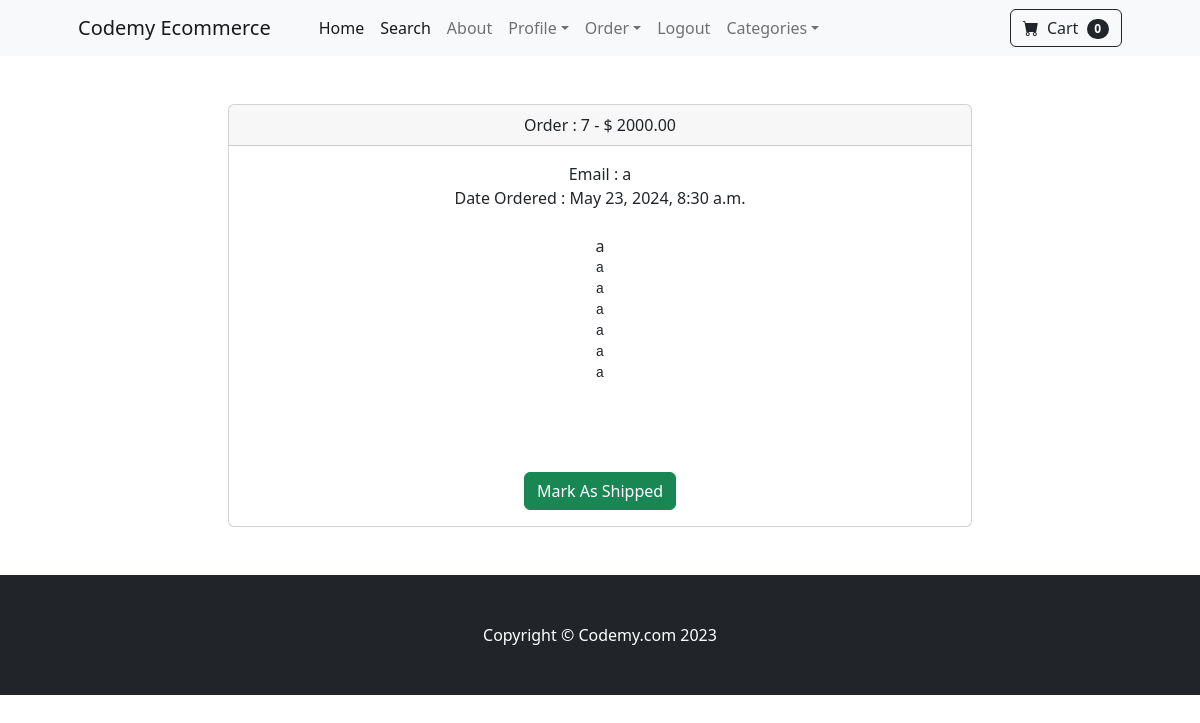
The page /payment/orders/7 (signed in) on the database as committed earlier.
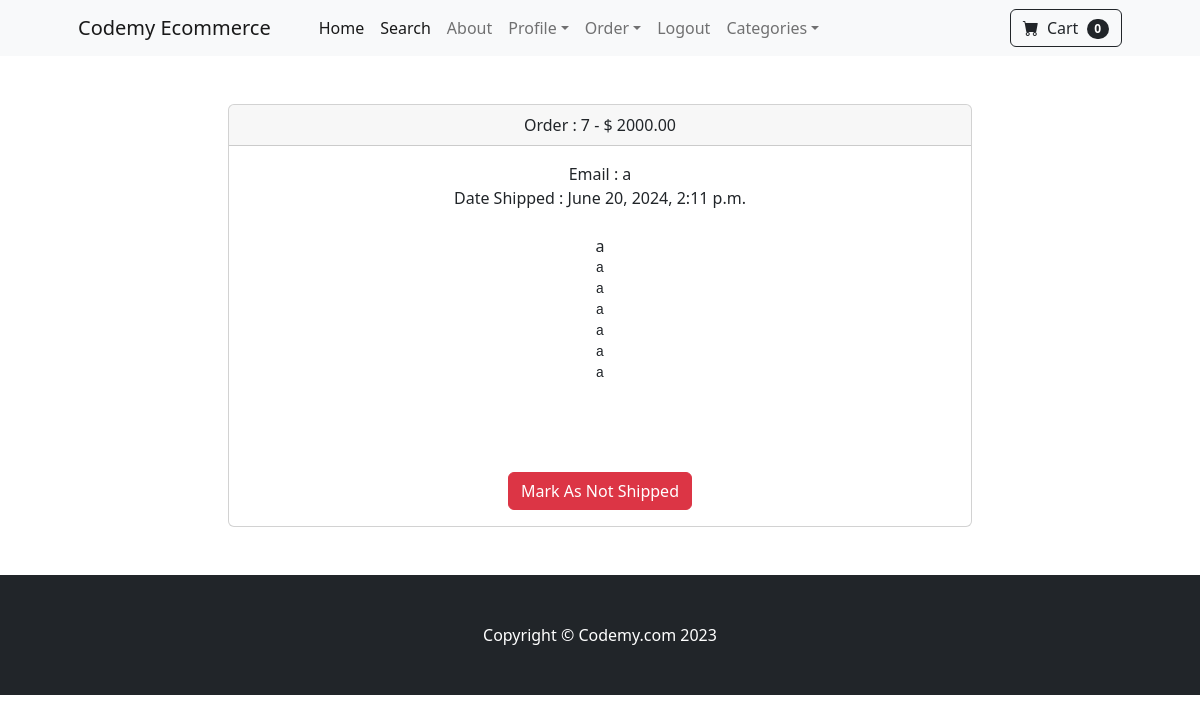
The same page on the database as committed later.
### payment/models.py (models this page shows, shortened)
class Order(models.Model):
    user = models.ForeignKey(User,on_delete=models.CASCADE,blank=True,null=True)
    full_name = models.CharField(max_length=250)
    email = models.EmailField(max_length=250)
    shipping_address = models.TextField(max_length=15000)
    amount_paid = models.DecimalField(max_digits=8,decimal_places=2)
    date_ordered = models.DateTimeField(auto_now_add=True)
    shipped = models.BooleanField(default=False)
    date_shipped = models.DateTimeField(blank=True,null=True)

### payment/views.py (the view, shortened to what this page needs)
# urls.py: path('orders/<int:pk>', views.orders, name="orders"),
def orders(request, pk):
    if request.user.is_authenticated and request.user.is_superuser:
        order = Order.objects.get(id=pk)
        items = OrderItem.objects.filter(order=pk)
        return render(request, 'payment/orders.html',{"order":order,"items":items})
    else:
        messages.success(request, "Order Denied")
        return redirect('home')

### cart/cart.py (called while the page is built)
    def __len__(self):
        return len(self.cart)

### cart/context_processors.py (called while the page is built)
def cart(request):
    return {'cart':Cart(request)}

### payment/templates/payment/orders.html (shortened to what this page needs)
{% extends 'base.html' %}
{% block content %}
<br><br>
    <div class="container">
        <div class="row">
            <center>
                <div class="col-8">
                    <div class="card">
                        <div class="card-header">
                          Order : {{ order.id }} - $ {{order.amount_paid}}
                        </div>
                        <div class="card-body">
                        Email : {{ order.email }}<br>
                        {% if order.date_shipped %}
                            Date Shipped : {{ order.date_shipped }}
                        {% else %}
                            Date Ordered : {{ order.date_ordered }}
                        {% endif %}
                          <br><br>
                          {{ order.full_name }}<br>
                          <pre>{{ order.shipping_address }}</pre>
                            <br>
                          <br><br>
                          {% if not order.shipped %}
                        <form method="POST">
                            <button type="submit" class="btn btn-success">Mark As Shipped</button>
                        </form>
                          {% else %}
                        <form method="POST">
                            <button type="submit" class="btn btn-danger">Mark As Not Shipped</button>
                        </form>
                          {% endif %}
                        </div>
                </div>
            </center>
        </div>
    </div>
<br><br>
{% endblock content %}

Rows that differ between the two databases and show on the page:
changed Order id 7: date_shipped (not shown) → "June 20, 2024, 2:11 p.m."; shipped False → True (drawn); date_ordered "May 23, 2024, 8:30 a.m." → (not shown)
Other text that changed with them:
text no longer shown: "Date Ordered : Mark As Shipped"
text now shown: "Date Shipped : Mark As Not Shipped"
